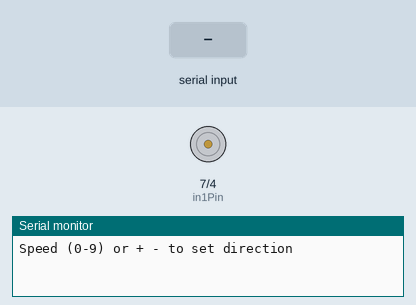
Recording of a sketch running on a simulated Arduino Uno, built with avr-gcc and run on an emulated ATmega328P. Parts: motor-driver pin pairs drawn as motors (green arrow = first pin HIGH = forward, orange = second pin HIGH = backward, longer = more drive, scaled by the enable pin), the last lines printed to the serial monitor. The inputs (shaded band) are chosen by the test bench.

Above: at 1.2 s.
1.3 s: "+" received over Serial
2.8 s: "-" received over Serial
4.3 s: "1" received over Serial
At 4.9 s:
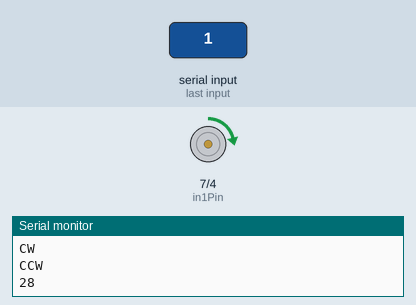
5.8 s: "+" received over Serial
At 7.2 s:
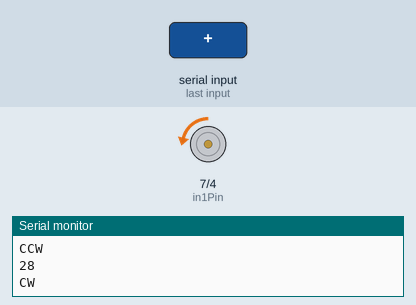
Timing chart, 0 to 8.3 s (numbered marks = the images above; inputs shaded):
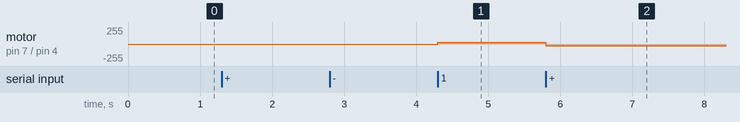

Measured:
- after the input at 4.3 s, motor on pin 7 (in1Pin) / pin 4 (in2Pin): stopped → forward 28/255 at once
- after the input at 5.8 s, motor on pin 7 (in1Pin) / pin 4 (in2Pin): forward 28/255 → backward 28/255 at once

The sketch:

ch8r10.pde
```cpp
/*
 * Brushed_H_Bridge sketch
 * commands from serial port control motor speed and direction
 * digits '0' through '9' are valid where '0' is off, '9' is max speed
 * + or - set the direction
 */

const int enPin  = 5;  // H-Bridge enable pin
const int in1Pin = 7;  // H-Bridge input pins
const int in2Pin = 4;

void setup()
{
  Serial.begin(9600);
  pinMode(in1Pin, OUTPUT);
  pinMode(in2Pin, OUTPUT);
  Serial.println("Speed (0-9) or + - to set direction");
}

void loop()
{
  if ( Serial.available()) {
    char ch = Serial.read();

    if(ch >= '0' && ch <= '9')              // is ch a number?
    {
      int speed = map(ch, '0', '9', 0, 255);
      analogWrite(enPin, speed);
      Serial.println(speed);
    }
    else if (ch == '+')
    {
      Serial.println("CW");
      digitalWrite(in1Pin,LOW);
      digitalWrite(in2Pin,HIGH);
    }
    else if (ch == '-')
    {
      Serial.println("CCW");
      digitalWrite(in1Pin,HIGH);
      digitalWrite(in2Pin,LOW);
    }
    else
    {
      Serial.print("Unexpected character ");
      Serial.println(ch);
    }
  }
}
```
